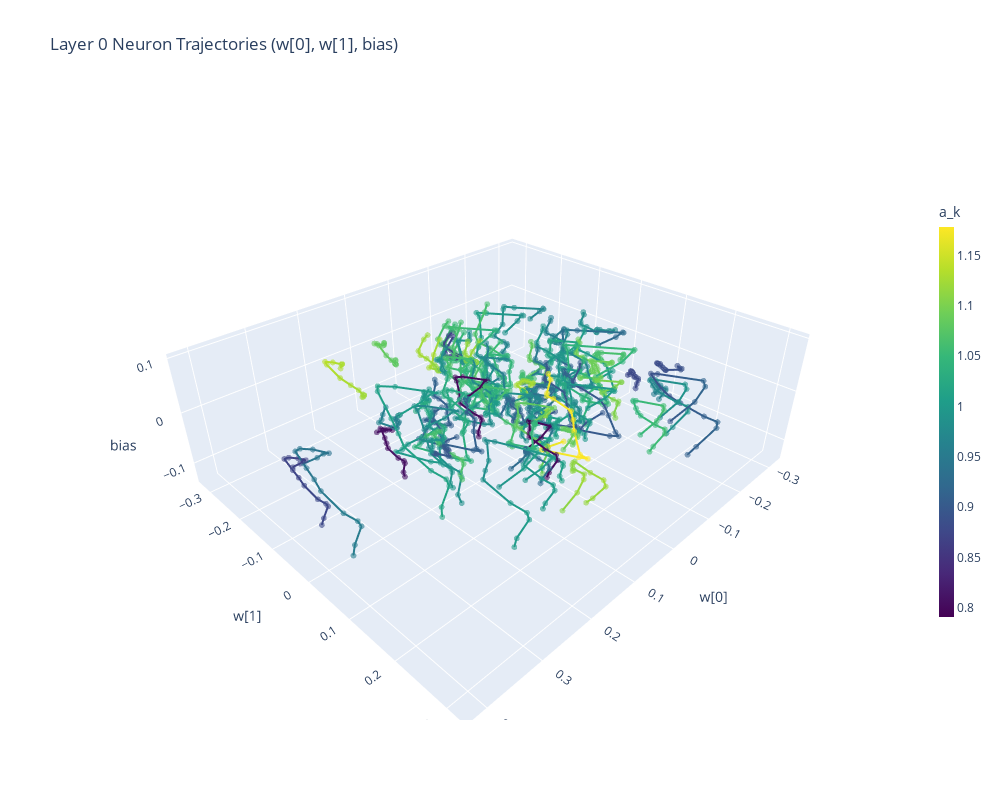

Notebook source saved alongside this figure:
### Code cell
plot_neuron_trajectories_3d(
    run_id=run_id1,
    layer_idx=0,
    axes=(0, 1),
    neuron_indices='auto',
    num_neurons=100,
    task_range=(0, 100),
    subsample_freq=1
)
